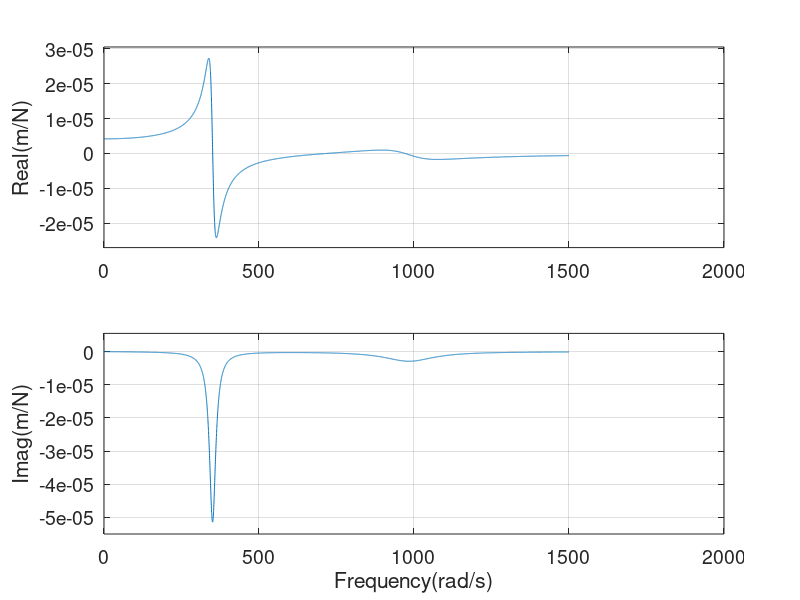
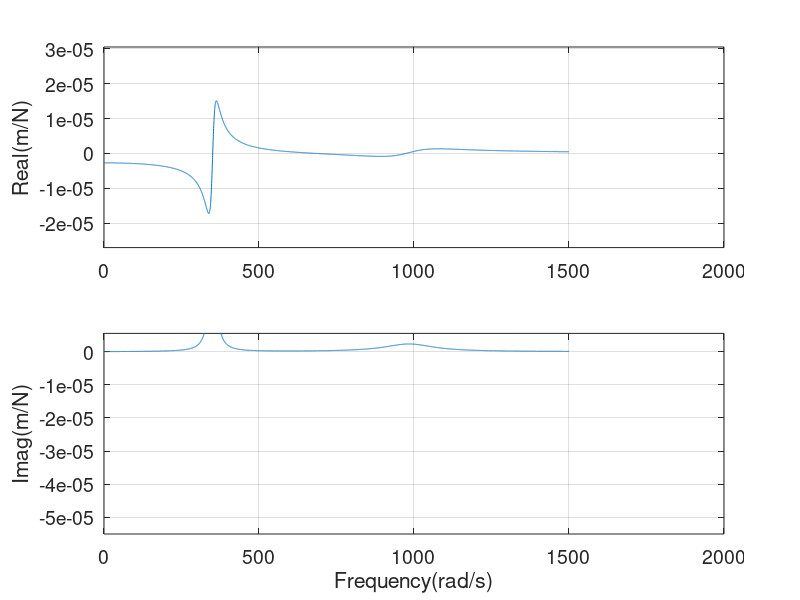

Reproduce these figures in MATLAB, in order.
clc;
clear all;
close all;

%define modal parameters
wn1 = 350.46;  % rad/s
zetaq1 = 0.035;
kq1 = 2.782e5; % N/m

wn2 = 988.76; % rad/s
zetaq2 = 0.099;
kq2 = 1.750e6; % N/m

M = [2 0;0 1];
C = [200 -120; -120 120];
K = [1e6 -6e5; -6e5 6e5];



%Define direct FRF
w = (0:0.2:1500)'; % frequency,rad/s
r1 = w/wn1;
r2 = w/wn2;
Q1_R1 = (1/kq1)*((1-r1.^2) - 1i*(2*zetaq1*r1)) ./ ((1-r1.^2).^2 + (2*zetaq1*r1).^2); % 1i  =  i
%{
 fill in 
%}
Q2_R2 = (1/kq2)*((1-r2.^2) - 1i*(2*zetaq2*r2)) ./ ((1-r2.^2).^2 + (2*zetaq2*r2).^2); 

FRF_direct = Q1_R1 + Q2_R2;

% Define cross FRF

%{
 fill in 
%}
    % find p11 and p21
    m1 = M(1,1);
    k1_plus_k2 = K(1,1);
    k2 = K(2,2);
    s_2 = roots([2 2.2e6 2.4e11]);
    s1_2 = s_2(1);
    s2_2 = s_2(2);
    p11 = k2/(m1*s1_2 + (k1_plus_k2)) 
    p21 = k2/(m1*s2_2 + (k1_plus_k2))
   
FRF_cross = p11*Q1_R1 - p21*Q2_R2;

figure(1)
subplot(211)
plot(w,real(FRF_direct));grid;
ylim([-2.7e-5 3.05e-5])
set(gca,'FontSize', 14)
ylabel('Real(m/N)')
subplot(212)
plot(w,imag(FRF_direct));grid;
ylim([-5.5e-5 5.5e-6])
set(gca,'FontSize', 14)
xlabel('Frequency(rad/s)')
ylabel('Imag(m/N)')

figure(2)
subplot(211)
plot(w,real(FRF_cross));grid;
ylim([-2.7e-5 3.05e-5])
set(gca,'FontSize', 14)
ylabel('Real(m/N)')
subplot(212)
plot(w,imag(FRF_cross));grid;
ylim([-5.5e-5 5.5e-6])
set(gca,'FontSize', 14)
xlabel('Frequency(rad/s)')
ylabel('Imag(m/N)')



